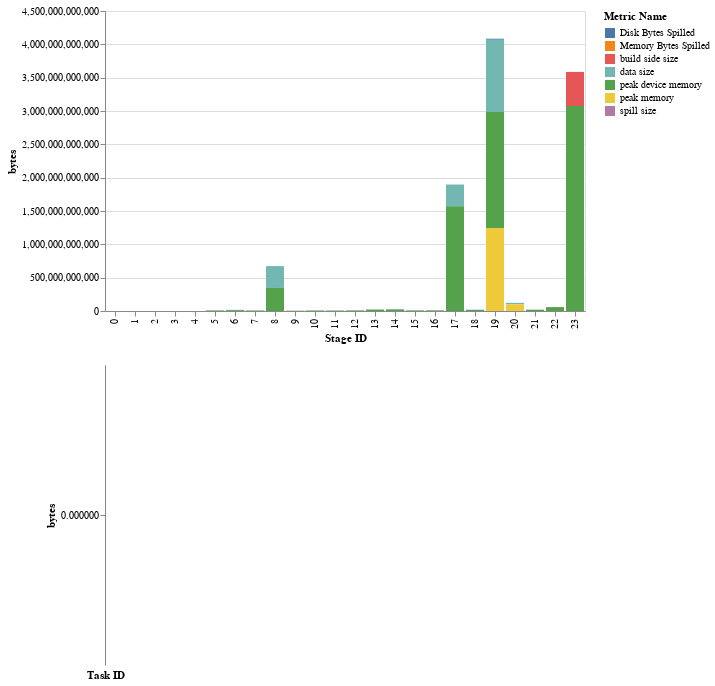

Source (notebook cell):
### Markdown cell above
# Memory and spill metrics

### Code cell
stage_and_task_charts(task_byte_metrics[task_byte_metrics['Metric Name'].str.contains(' memory') | task_byte_metrics['Metric Name'].str.contains('size') | task_byte_metrics['Metric Name'].str.contains('Bytes Spilled')], "bytes")

### Figure 1 — Vega-Lite specification as saved in the notebook (floating-point values rounded to 4 significant figures; data arrays with more than 128 entries replaced by an {"elided": "..."} marker saying what was removed)
{"config": {"view": {"continuousWidth": 400, "continuousHeight": 300}}, "vconcat": [{"data": {"name": "data-0ceaddba80dd73e7a57cb1549acea226"}, "mark": "bar", "encoding": {"color": {"type": "nominal", "field": "Metric Name"}, "tooltip": [{"type": "nominal", "field": "Metric Name"}, {"type": "quantitative", "field": "Metric Value"}, {"type": "quantitative", "field": "Stage ID"}], "x": {"type": "nominal", "field": "Stage ID"}, "y": {"type": "quantitative", "aggregate": "sum", "field": "Metric Value", "title": "bytes"}}, "selection": {"SelectorName": {"type": "multi", "fields": ["Stage ID"], "empty": "none"}, "selector009": {"type": "interval", "bind": "scales", "encodings": ["x", "y"]}}}, {"data": {"name": "data-eb06ccab4b713e55e1c8a7c3f962237e"}, "mark": "bar", "encoding": {"color": {"type": "nominal", "field": "Metric Name"}, "tooltip": [{"type": "nominal", "field": "Metric Name"}, {"type": "quantitative", "field": "Metric Value"}, {"type": "quantitative", "field": "Task ID"}], "x": {"type": "nominal", "field": "Task ID"}, "y": {"type": "quantitative", "field": "Metric Value", "title": "bytes"}}, "selection": {"selector010": {"type": "interval", "bind": "scales", "encodings": ["x", "y"]}}, "transform": [{"filter": {"selection": "SelectorName"}}]}], "$schema": "https://vega.github.io/schema/vega-lite/v4.8.1.json", "datasets": {"data-0ceaddba80dd73e7a57cb1549acea226": [{"Stage ID": 0.0, "Metric Name": "Disk Bytes Spilled", "Task ID": 0.0, "Metric Value": 0.0}, {"Stage ID": 0.0, "Metric Name": "Memory Bytes Spilled", "Task ID": 0.0, "Metric Value": 0.0}, {"Stage ID": 1.0, "Metric Name": "Disk Bytes Spilled", "Task ID": 1.0, "Metric Value": 0.0}, {"Stage ID": 1.0, "Metric Name": "Memory Bytes Spilled", "Task ID": 1.0, "Metric Value": 0.0}, {"Stage ID": 2.0, "Metric Name": "Disk Bytes Spilled", "Task ID": 2.0, "Metric Value": 0.0}, {"Stage ID": 2.0, "Metric Name": "Memory Bytes Spilled", "Task ID": 2.0, "Metric Value": 0.0}, {"Stage ID": 3.0, "Metric Name": "Disk Bytes Spilled", "Task ID": 3.0, "Metric Value": 0.0}, {"Stage ID": 3.0, "Metric Name": "Memory Bytes Spilled", "Task ID": 3.0, "Metric Value": 0.0}, {"Stage ID": 4.0, "Metric Name": "Disk Bytes Spilled", "Task ID": 4.0, "Metric Value": 0.0}, {"Stage ID": 4.0, "Metric Name": "Memory Bytes Spilled", "Task ID": 4.0, "Metric Value": 0.0}, {"Stage ID": 5.0, "Metric Name": "Disk Bytes Spilled", "Task ID": 26.0, "Metric Value": 0.0}, {"Stage ID": 5.0, "Metric Name": "Memory Bytes Spilled", "Task ID": 26.0, "Metric Value": 0.0}, {"Stage ID": 5.0, "Metric Name": "data size", "Task ID": 26.0, "Metric Value": 1695000000.0}, {"Stage ID": 5.0, "Metric Name": "peak device memory", "Task ID": 26.0, "Metric Value": 8314000000.0}, {"Stage ID": 6.0, "Metric Name": "Disk Bytes Spilled", "Task ID": 314.0, "Metric Value": 0.0}, {"Stage ID": 6.0, "Metric Name": "Memory Bytes Spilled", "Task ID": 314.0, "Metric Value": 0.0}, {"Stage ID": 6.0, "Metric Name": "data size", "Task ID": 314.0, "Metric Value": 4492000000.0}, {"Stage ID": 6.0, "Metric Name": "peak device memory", "Task ID": 314.0, "Metric Value": 13050000000.0}, {"Stage ID": 7.0, "Metric Name": "Disk Bytes Spilled", "Task ID": 314.0, "Metric Value": 0.0}, {"Stage ID": 7.0, "Metric Name": "Memory Bytes Spilled", "Task ID": 314.0, "Metric Value": 0.0}, {"Stage ID": 7.0, "Metric Name": "data size", "Task ID": 314.0, "Metric Value": 1400000000.0}, {"Stage ID": 7.0, "Metric Name": "peak device memory", "Task ID": 314.0, "Metric Value": 7754000000.0}, {"Stage ID": 8.0, "Metric Name": "Disk Bytes Spilled", "Task ID": 2826.0, "Metric Value": 0.0}, {"Stage ID": 8.0, "Metric Name": "Memory Bytes Spilled", "Task ID": 2826.0, "Metric Value": 0.0}, {"Stage ID": 8.0, "Metric Name": "data size", "Task ID": 2826.0, "Metric Value": 327400000000.0}, {"Stage ID": 8.0, "Metric Name": "peak device memory", "Task ID": 2826.0, "Metric Value": 346300000000.0}, {"Stage ID": 9.0, "Metric Name": "Disk Bytes Spilled", "Task ID": 436.0, "Metric Value": 0.0}, {"Stage ID": 9.0, "Metric Name": "Memory Bytes Spilled", "Task ID": 436.0, "Metric Value": 0.0}, {"Stage ID": 9.0, "Metric Name": "data size", "Task ID": 175.0, "Metric Value": 1188000000.0}, {"Stage ID": 9.0, "Metric Name": "peak device memory", "Task ID": 436.0, "Metric Value": 4468000000.0}, {"Stage ID": 10.0, "Metric Name": "Disk Bytes Spilled", "Task ID": 57.0, "Metric Value": 0.0}, {"Stage ID": 10.0, "Metric Name": "Memory Bytes Spilled", "Task ID": 57.0, "Metric Value": 0.0}, {"Stage ID": 10.0, "Metric Name": "data size", "Task ID": 57.0, "Metric Value": 1433000000.0}, {"Stage ID": 10.0, "Metric Name": "peak device memory", "Task ID": 57.0, "Metric Value": 7549000000.0}, {"Stage ID": 11.0, "Metric Name": "Disk Bytes Spilled", "Task ID": 63.0, "Metric Value": 0.0}, {"Stage ID": 11.0, "Metric Name": "Memory Bytes Spilled", "Task ID": 63.0, "Metric Value": 0.0}, {"Stage ID": 11.0, "Metric Name": "data size", "Task ID": 63.0, "Metric Value": 2068000000.0}, {"Stage ID": 11.0, "Metric Name": "peak device memory", "Task ID": 63.0, "Metric Value": 6787000000.0}, {"Stage ID": 12.0, "Metric Name": "Disk Bytes Spilled", "Task ID": 63.0, "Metric Value": 0.0}, {"Stage ID": 12.0, "Metric Name": "Memory Bytes Spilled", "Task ID": 63.0, "Metric Value": 0.0}, {"Stage ID": 12.0, "Metric Name": "data size", "Task ID": 63.0, "Metric Value": 1873000000.0}, {"Stage ID": 12.0, "Metric Name": "peak device memory", "Task ID": 63.0, "Metric Value": 8907000000.0}, {"Stage ID": 13.0, "Metric Name": "Disk Bytes Spilled", "Task ID": 143.0, "Metric Value": 0.0}, {"Stage ID": 13.0, "Metric Name": "Memory Bytes Spilled", "Task ID": 143.0, "Metric Value": 0.0}, {"Stage ID": 13.0, "Metric Name": "data size", "Task ID": 68.0, "Metric Value": 6206000000.0}, {"Stage ID": 13.0, "Metric Name": "peak device memory", "Task ID": 143.0, "Metric Value": 19060000000.0}, {"Stage ID": 14.0, "Metric Name": "Disk Bytes Spilled", "Task ID": 131.0, "Metric Value": 0.0}, {"Stage ID": 14.0, "Metric Name": "Memory Bytes Spilled", "Task ID": 131.0, "Metric Value": 0.0}, {"Stage ID": 14.0, "Metric Name": "data size", "Task ID": 131.0, "Metric Value": 9819000000.0}, {"Stage ID": 14.0, "Metric Name": "peak device memory", "Task ID": 131.0, "Metric Value": 20930000000.0}, {"Stage ID": 15.0, "Metric Name": "Disk Bytes Spilled", "Task ID": 110.0, "Metric Value": 0.0}, {"Stage ID": 15.0, "Metric Name": "Memory Bytes Spilled", "Task ID": 110.0, "Metric Value": 0.0}, {"Stage ID": 15.0, "Metric Name": "data size", "Task ID": 110.0, "Metric Value": 1694000000.0}, {"Stage ID": 15.0, "Metric Name": "peak device memory", "Task ID": 110.0, "Metric Value": 8962000000.0}, {"Stage ID": 16.0, "Metric Name": "Disk Bytes Spilled", "Task ID": 111.0, "Metric Value": 0.0}, {"Stage ID": 16.0, "Metric Name": "Memory Bytes Spilled", "Task ID": 111.0, "Metric Value": 0.0}, {"Stage ID": 16.0, "Metric Name": "data size", "Task ID": 111.0, "Metric Value": 1903000000.0}, {"Stage ID": 16.0, "Metric Name": "peak device memory", "Task ID": 111.0, "Metric Value": 9546000000.0}, {"Stage ID": 17.0, "Metric Name": "Disk Bytes Spilled", "Task ID": 2281.0, "Metric Value": 0.0}, {"Stage ID": 17.0, "Metric Name": "Memory Bytes Spilled", "Task ID": 2281.0, "Metric Value": 0.0}, {"Stage ID": 17.0, "Metric Name": "data size", "Task ID": 2281.0, "Metric Value": 327300000000.0}, {"Stage ID": 17.0, "Metric Name": "peak device memory", "Task ID": 2281.0, "Metric Value": 1570000000000.0}, {"Stage ID": 18.0, "Metric Name": "Disk Bytes Spilled", "Task ID": 209.0, "Metric Value": 0.0}, {"Stage ID": 18.0, "Metric Name": "Memory Bytes Spilled", "Task ID": 209.0, "Metric Value": 0.0}, {"Stage ID": 18.0, "Metric Name": "data size", "Task ID": 118.0, "Metric Value": 5130000000.0}, {"Stage ID": 18.0, "Metric Name": "peak device memory", "Task ID": 209.0, "Metric Value": 15100000000.0}, {"Stage ID": 19.0, "Metric Name": "Disk Bytes Spilled", "Task ID": 3318.0, "Metric Value": 16080000000.0}, {"Stage ID": 19.0, "Metric Name": "Memory Bytes Spilled", "Task ID": 3318.0, "Metric Value": 0.0}, {"Stage ID": 19.0, "Metric Name": "data size", "Task ID": 3318.0, "Metric Value": 1083000000000.0}, {"Stage ID": 19.0, "Metric Name": "peak device memory", "Task ID": 3318.0, "Metric Value": 1742000000000.0}, {"Stage ID": 19.0, "Metric Name": "peak memory", "Task ID": 3318.0, "Metric Value": 1243000000000.0}, {"Stage ID": 19.0, "Metric Name": "spill size", "Task ID": 3011.0, "Metric Value": 0.0}, {"Stage ID": 20.0, "Metric Name": "Disk Bytes Spilled", "Task ID": 2616.0, "Metric Value": 0.0}, {"Stage ID": 20.0, "Metric Name": "Memory Bytes Spilled", "Task ID": 2616.0, "Metric Value": 0.0}, {"Stage ID": 20.0, "Metric Name": "data size", "Task ID": 2616.0, "Metric Value": 22070000000.0}, {"Stage ID": 20.0, "Metric Name": "peak memory", "Task ID": 2616.0, "Metric Value": 100400000000.0}, {"Stage ID": 21.0, "Metric Name": "Disk Bytes Spilled", "Task ID": 251.0, "Metric Value": 0.0}, {"Stage ID": 21.0, "Metric Name": "Memory Bytes Spilled", "Task ID": 251.0, "Metric Value": 0.0}, {"Stage ID": 21.0, "Metric Name": "data size", "Task ID": 251.0, "Metric Value": 4556000000.0}, {"Stage ID": 21.0, "Metric Name": "peak device memory", "Task ID": 251.0, "Metric Value": 17600000000.0}, {"Stage ID": 22.0, "Metric Name": "Disk Bytes Spilled", "Task ID": 1427.0, "Metric Value": 0.0}, {"Stage ID": 22.0, "Metric Name": "Memory Bytes Spilled", "Task ID": 1427.0, "Metric Value": 0.0}, {"Stage ID": 22.0, "Metric Name": "data size", "Task ID": 71.0, "Metric Value": 391000000.0}, {"Stage ID": 22.0, "Metric Name": "peak device memory", "Task ID": 1427.0, "Metric Value": 58550000000.0}, {"Stage ID": 23.0, "Metric Name": "Disk Bytes Spilled", "Task ID": 2872.0, "Metric Value": 0.0}, {"Stage ID": 23.0, "Metric Name": "Memory Bytes Spilled", "Task ID": 2872.0, "Metric Value": 0.0}, {"Stage ID": 23.0, "Metric Name": "build side size", "Task ID": 2872.0, "Metric Value": 512200000000.0}, {"Stage ID": 23.0, "Metric Name": "peak device memory", "Task ID": 2872.0, "Metric Value": 3074000000000.0}], "data-eb06ccab4b713e55e1c8a7c3f962237e": {"elided": "758 records"}}}
